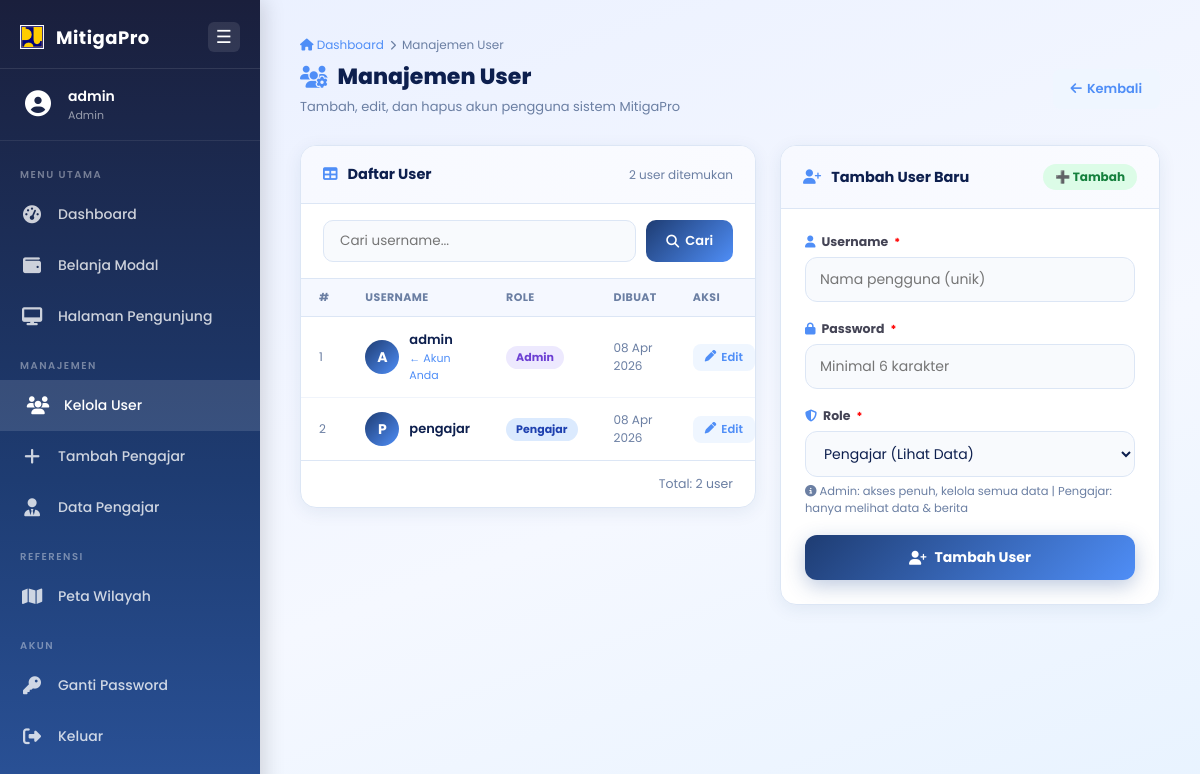
Screenshot of /mitigapro/admin/manage_users.php (signed in) with the database file from the repository.
### tables this page shows
CREATE TABLE IF NOT EXISTS users (
    id         INT UNSIGNED AUTO_INCREMENT PRIMARY KEY,
    username   VARCHAR(80)  NOT NULL UNIQUE,
    password   VARCHAR(255) NOT NULL,    
    role       ENUM('admin','pengajar') NOT NULL DEFAULT 'pengajar',
    created_at TIMESTAMP DEFAULT CURRENT_TIMESTAMP
);

### mitigapro/admin/manage_users.php (the view, shortened to what this page needs)
<?php
require $_SERVER['DOCUMENT_ROOT'] . '/MitigaPro/include/autoload.php';
$edit_user = null;
$search = trim($_GET['q'] ?? '');
if ($search !== '') {
    $sq = '%' . $search . '%';
    $list_q = $conn->prepare("SELECT * FROM users WHERE username LIKE ? ORDER BY created_at DESC");
    $list_q->bind_param('s', $sq);
    $list_q->execute();
    $users = $list_q->get_result();
} else {
    $users = $conn->query("SELECT * FROM users ORDER BY created_at DESC");
}
?>
<!DOCTYPE html>
<html lang="id">
<head>
<link rel="stylesheet" href="<?= BASE_URL ?>1_css/sidebar_mitigapro.css">
<link rel="stylesheet" href="https://cdnjs.cloudflare.com/ajax/libs/font-awesome/6.5.0/css/all.min.css">
</head>
<body>
<?php require INCLUDE_PATH . 'sidebar_mitigapro.php'; ?>
<div class="main-content" id="mainContent">
  <div class="breadcrumb">
    <a href="db_mitigapro.php"><i class="fas fa-home"></i> Dashboard</a>
    <i class="fas fa-chevron-right" style="font-size:10px"></i>
    <span>Manajemen User</span>
  </div>
  <div class="page-header">
    <div>
      <h1><i class="fas fa-users-gear" style="color:var(--accent)"></i> Manajemen User</h1>
      <p>Tambah, edit, dan hapus akun pengguna sistem MitigaPro</p>
    </div>
    <a href="db_mitigapro.php" class="tbl-btn btn-edit" style="padding:10px 18px;font-size:13px">
      <i class="fas fa-arrow-left"></i> Kembali
    </a>
  </div>
  <div class="layout">
    <div class="panel">
      <div class="panel-header">
        <div class="panel-title"><i class="fas fa-table"></i> Daftar User</div>
        <span style="font-size:12px;color:var(--muted)"><?= $users->num_rows ?> user ditemukan</span>
      </div>
      <form method="GET" class="search-bar">
        <input type="text" name="q" placeholder="Cari username..." value="<?= htmlspecialchars($search) ?>">
        <button type="submit" class="btn-search"><i class="fas fa-search"></i> Cari</button>
      </form>
      <?php if ($users->num_rows > 0): ?>
      <table class="data-table">
        <thead>
          <tr>
            <th>#</th>
            <th>Username</th>
            <th>Role</th>
            <th>Dibuat</th>
            <th>Aksi</th>
          </tr>
        </thead>
        <tbody>
        <?php $no = 1; while ($u = $users->fetch_assoc()): ?>
          <tr>
            <td style="color:var(--muted);font-size:12px"><?= $no++ ?></td>
            <td>
              <div class="td-name">
                <div class="td-avatar"><?= strtoupper(substr($u['username'],0,1)) ?></div>
                <div>
                  <div style="font-weight:600"><?= htmlspecialchars($u['username']) ?></div>
                  <?php if ((int)$u['id'] === (int)$_SESSION['user_id']): ?>
                    <div class="td-sub" style="color:var(--accent)">← Akun Anda</div>
                  <?php endif; ?>
                </div>
              </div>
            </td>
            <td><span class="badge badge-<?= $u['role'] ?>"><?= ucfirst($u['role']) ?></span></td>
            <td style="font-size:12px;color:var(--muted)"><?= date('d M Y', strtotime($u['created_at'])) ?></td>
            <td>
              <div class="tbl-actions">
                <a href="?edit=<?= $u['id'] ?><?= $search ? '&q='.urlencode($search) : '' ?>" class="tbl-btn btn-edit">
                  <i class="fas fa-pen"></i> Edit
                </a>
              </div>
            </td>
          </tr>
        <?php endwhile; ?>
        </tbody>
      </table>
      <div class="pag">Total: <?= $no-1 ?> user</div>
      <?php else: ?>
        <div class="empty-state"><i class="fas fa-users"></i><p>Tidak ada user ditemukan.</p></div>
      <?php endif; ?>
    </div>
    <div class="panel">
      <div class="panel-header">
        <div class="panel-title">
          <i class="fas fa-<?= $edit_user ? 'user-pen' : 'user-plus' ?>"></i>
          <?= $edit_user ? 'Edit User' : 'Tambah User Baru' ?>
        </div>
        <span class="mode-badge mode-<?= $edit_user ? 'edit' : 'add' ?>">
          <?= $edit_user ? '✏️ Edit Mode' : '➕ Tambah' ?>
        </span>
      </div>
      <div class="form-body">
        <form method="POST" action="">
          <div class="fg">
            <label><i class="fas fa-user"></i> Username <span style="color:red;font-size:11px">*</span></label>
            <input type="text" name="username"
              placeholder="Nama pengguna (unik)"
              value="<?= htmlspecialchars($edit_user['username'] ?? $_POST['username'] ?? '') ?>"
              autocomplete="off" required>
          </div>
          <div class="fg">
            <label><i class="fas fa-lock"></i> Password <?= $edit_user ? '<span class="hint">(kosongkan jika tidak diubah)</span>' : '<span style="color:red;font-size:11px">*</span>' ?></label>
            <input type="password" name="password"
              placeholder="<?= $edit_user ? 'Kosongkan jika tidak ingin diubah' : 'Minimal 6 karakter' ?>"
              autocomplete="new-password"
              <?= !$edit_user ? 'required' : '' ?>>
          </div>
          <div class="fg">
            <label><i class="fas fa-shield-halved"></i> Role <span style="color:red;font-size:11px">*</span></label>
            <select name="role" required>
              <option value="pengajar" <?= (($edit_user['role'] ?? 'pengajar') === 'pengajar') ? 'selected' : '' ?>>Pengajar (Lihat Data)</option>
            </select>
            <div class="hint"><i class="fas fa-info-circle"></i> Admin: akses penuh, kelola semua data | Pengajar: hanya melihat data & berita</div>
          </div>
          <button type="submit" class="btn btn-save">
            <i class="fas fa-<?= $edit_user ? 'save' : 'user-plus' ?>"></i>
            <?= $edit_user ? 'Simpan Perubahan' : 'Tambah User' ?>
          </button>
        </form>
      </div>
    </div>
  </div>
</div>
</body>
</html>

### 1_css/sidebar_mitigapro.css (style rules this page uses)
.main-content { margin-left: 260px; padding: 36px 40px; min-height: 100vh; transition: margin-left 0.3s ease; font-family: 'Poppins', sans-serif; }

### rows the page displays
users: username "A", username "admin", shows "← Akun Anda", role "Admin", created_at "08 Apr 2026"
users: username "P", username "pengajar", role "Pengajar", created_at "08 Apr 2026"

### other values shown
$_sidebar_username "admin"
$label "Dashboard Belanja Modal Halaman Pengunjung Kelola User Tambah Pengajar Data Pengajar Peta Wilayah Ganti Password"
$users->num_rows "2"
$no-1 "2"
